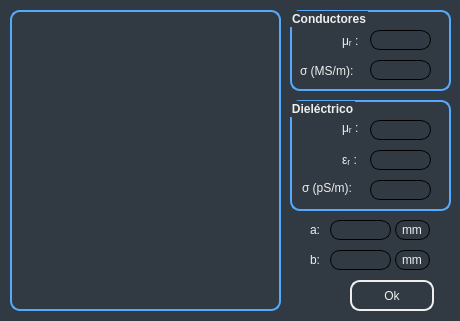
<?xml version="1.0" encoding="UTF-8"?>
<ui version="4.0">
 <class>Dialog</class>
 <widget class="QDialog" name="Dialog">
  <property name="enabled">
   <bool>true</bool>
  </property>
  <property name="geometry">
   <rect>
    <x>0</x>
    <y>0</y>
    <width>460</width>
    <height>321</height>
   </rect>
  </property>
  <property name="minimumSize">
   <size>
    <width>460</width>
    <height>321</height>
   </size>
  </property>
  <property name="maximumSize">
   <size>
    <width>460</width>
    <height>321</height>
   </size>
  </property>
  <property name="windowTitle">
   <string>Linea coaxial</string>
  </property>
  <property name="windowIcon">
   <iconset>
    <normaloff>minilogo.ico</normaloff>minilogo.ico</iconset>
  </property>
  <property name="windowOpacity">
   <double>1.000000000000000</double>
  </property>
  <property name="styleSheet">
   <string notr="true"> background-color: rgb(49, 58, 67);</string>
  </property>
  <property name="modal">
   <bool>false</bool>
  </property>
  <widget class="QPushButton" name="pbtn">
   <property name="geometry">
    <rect>
     <x>350</x>
     <y>280</y>
     <width>84</width>
     <height>31</height>
    </rect>
   </property>
   <property name="styleSheet">
    <string notr="true">QPushButton {
    border: 2px solid rgb(238, 238, 238);
    border-radius: 10px;
    background-color: transparent;
	color:rgb(238, 238, 238);
	font: 75 10pt &quot;MS Shell Dlg 2&quot;;
}

QPushButton:hover{
	border: 2px solid rgb(85,170,255);
}

QPushButton:pressed {
    background-color: rgb(85,170,255);
	color:black;
}

QPushButton:flat {
    border: none; /* no border for a flat push button */
}

QPushButton:default {
    border-color: navy; /* make the default button prominent */
}</string>
   </property>
   <property name="text">
    <string>Ok</string>
   </property>
   <property name="autoDefault">
    <bool>false</bool>
   </property>
  </widget>
  <widget class="QLabel" name="lbl_imagen">
   <property name="geometry">
    <rect>
     <x>20</x>
     <y>80</y>
     <width>251</width>
     <height>141</height>
    </rect>
   </property>
   <property name="text">
    <string/>
   </property>
   <property name="pixmap">
    <pixmap>lineacoaxial.png</pixmap>
   </property>
   <property name="scaledContents">
    <bool>true</bool>
   </property>
  </widget>
  <widget class="QGroupBox" name="gpbx_conductores">
   <property name="geometry">
    <rect>
     <x>290</x>
     <y>10</y>
     <width>161</width>
     <height>81</height>
    </rect>
   </property>
   <property name="styleSheet">
    <string notr="true">QGroupBox {
    background-color: rgb(49, 58, 67);
    border: 2px solid;
	border-color:rgb(85,170,255);
    border-radius: 10px;
    margin-top: 1ex; /* leave space at the top for the title */
	font-size: 12px;
    font-weight: bold;
}
QGroupBox::title {
color:rgb(238, 238, 238);
font: 75 12pt &quot;MS Shell Dlg 2&quot;;
}</string>
   </property>
   <property name="title">
    <string>Conductores</string>
   </property>
   <widget class="QLabel" name="lbl_urc">
    <property name="geometry">
     <rect>
      <x>52</x>
      <y>20</y>
      <width>31</width>
      <height>21</height>
     </rect>
    </property>
    <property name="toolTip">
     <string>&lt;html&gt;&lt;head/&gt;&lt;body&gt;&lt;p&gt;Permeabilidad magnética relativa de los conductores.&lt;/p&gt;&lt;/body&gt;&lt;/html&gt;</string>
    </property>
    <property name="styleSheet">
     <string notr="true">QLabel{
color:rgb(238, 238, 238);
font: 75 10pt &quot;MS Shell Dlg 2&quot;;
}
QToolTip{ 
background-color: rgb(79, 93, 108); 
color: rgb(238, 238, 238); 
border: black solid 2px;
}</string>
    </property>
    <property name="text">
     <string>μᵣ :</string>
    </property>
   </widget>
   <widget class="QLabel" name="lbl_Dc">
    <property name="geometry">
     <rect>
      <x>10</x>
      <y>50</y>
      <width>81</width>
      <height>21</height>
     </rect>
    </property>
    <property name="toolTip">
     <string>&lt;html&gt;&lt;head/&gt;&lt;body&gt;&lt;p&gt;Conductividad de los conductores.&lt;/p&gt;&lt;/body&gt;&lt;/html&gt;</string>
    </property>
    <property name="styleSheet">
     <string notr="true">QLabel{
color:rgb(238, 238, 238);
font: 75 10pt &quot;MS Shell Dlg 2&quot;;
}
QToolTip{ 
background-color: rgb(79, 93, 108); 
color: rgb(238, 238, 238); 
border: black solid 2px;
}</string>
    </property>
    <property name="text">
     <string>σ (MS/m):</string>
    </property>
   </widget>
   <widget class="QLineEdit" name="linedit_urc">
    <property name="geometry">
     <rect>
      <x>80</x>
      <y>20</y>
      <width>61</width>
      <height>20</height>
     </rect>
    </property>
    <property name="styleSheet">
     <string notr="true">QLineEdit{
border:1px solid rgb(0, 0, 0);
border-radius: 10px;
color:rgb(238, 238, 238);
font: 75 10pt &quot;MS Shell Dlg 2&quot;;
padding-left: 5px;
padding-right: 5px;
background-color: rgb(49, 58, 67);
}
QLineEdit:hover{
border: 1px solid rgb(85,170,255);
background-color:rgb(79, 93, 108);
}
QLineEdit:focus{
border: 1px solid rgb(85,170,255);
background-color:rgb(79, 93, 108);
}</string>
    </property>
   </widget>
   <widget class="QLineEdit" name="linedit_Dc">
    <property name="geometry">
     <rect>
      <x>80</x>
      <y>50</y>
      <width>61</width>
      <height>20</height>
     </rect>
    </property>
    <property name="styleSheet">
     <string notr="true">QLineEdit{
border:1px solid rgb(0, 0, 0);
border-radius: 10px;
color:rgb(238, 238, 238);
font: 75 10pt &quot;MS Shell Dlg 2&quot;;
padding-left: 5px;
padding-right: 5px;
background-color: rgb(49, 58, 67);
}
QLineEdit:hover{
border: 1px solid rgb(85,170,255);
background-color:rgb(79, 93, 108);
}
QLineEdit:focus{
border: 1px solid rgb(85,170,255);
background-color:rgb(79, 93, 108);
}</string>
    </property>
   </widget>
  </widget>
  <widget class="QGroupBox" name="gpbx_dielectrico">
   <property name="geometry">
    <rect>
     <x>290</x>
     <y>100</y>
     <width>161</width>
     <height>111</height>
    </rect>
   </property>
   <property name="styleSheet">
    <string notr="true">QGroupBox {
    background-color: rgb(49, 58, 67);
    border: 2px solid;
	border-color:rgb(85,170,255);
    border-radius: 10px;
    margin-top: 1ex; /* leave space at the top for the title */
	font-size: 12px;
    font-weight: bold;
}
QGroupBox::title {
color:rgb(238, 238, 238);
font: 75 12pt &quot;MS Shell Dlg 2&quot;;
}</string>
   </property>
   <property name="title">
    <string>Dieléctrico</string>
   </property>
   <widget class="QLabel" name="lbl_Dd">
    <property name="geometry">
     <rect>
      <x>12</x>
      <y>80</y>
      <width>61</width>
      <height>16</height>
     </rect>
    </property>
    <property name="toolTip">
     <string>&lt;html&gt;&lt;head/&gt;&lt;body&gt;&lt;p&gt;Conductividad del dieléctrico.&lt;/p&gt;&lt;/body&gt;&lt;/html&gt;</string>
    </property>
    <property name="styleSheet">
     <string notr="true">QLabel{
color:rgb(238, 238, 238);
font: 75 10pt &quot;MS Shell Dlg 2&quot;;
}
QToolTip{ 
background-color: rgb(79, 93, 108); 
color: rgb(238, 238, 238); 
border: black solid 2px;
}</string>
    </property>
    <property name="text">
     <string>σ (pS/m):</string>
    </property>
   </widget>
   <widget class="QLabel" name="lbl_urd">
    <property name="geometry">
     <rect>
      <x>52</x>
      <y>20</y>
      <width>31</width>
      <height>16</height>
     </rect>
    </property>
    <property name="toolTip">
     <string>&lt;html&gt;&lt;head/&gt;&lt;body&gt;&lt;p&gt;Permeabilidad magnética relativa del dieléctrico.&lt;/p&gt;&lt;/body&gt;&lt;/html&gt;</string>
    </property>
    <property name="styleSheet">
     <string notr="true">QLabel{
color:rgb(238, 238, 238);
font: 75 10pt &quot;MS Shell Dlg 2&quot;;
}
QToolTip{ 
background-color: rgb(79, 93, 108); 
color: rgb(238, 238, 238); 
border: black solid 2px;
}</string>
    </property>
    <property name="text">
     <string>μᵣ :</string>
    </property>
   </widget>
   <widget class="QLabel" name="lbl_erd">
    <property name="geometry">
     <rect>
      <x>52</x>
      <y>50</y>
      <width>21</width>
      <height>20</height>
     </rect>
    </property>
    <property name="toolTip">
     <string>&lt;html&gt;&lt;head/&gt;&lt;body&gt;&lt;p&gt;Permitividad eléctrica relativa del dieléctrico.&lt;/p&gt;&lt;/body&gt;&lt;/html&gt;</string>
    </property>
    <property name="styleSheet">
     <string notr="true">QLabel{
color:rgb(238, 238, 238);
font: 75 10pt &quot;MS Shell Dlg 2&quot;;
}
QToolTip{ 
background-color: rgb(79, 93, 108); 
color: rgb(238, 238, 238); 
border: black solid 2px;
}</string>
    </property>
    <property name="text">
     <string>εᵣ :</string>
    </property>
   </widget>
   <widget class="QLineEdit" name="linedit_urd">
    <property name="geometry">
     <rect>
      <x>80</x>
      <y>20</y>
      <width>61</width>
      <height>20</height>
     </rect>
    </property>
    <property name="styleSheet">
     <string notr="true">QLineEdit{
border:1px solid rgb(0, 0, 0);
border-radius: 10px;
color:rgb(238, 238, 238);
font: 75 10pt &quot;MS Shell Dlg 2&quot;;
padding-left: 5px;
padding-right: 5px;
background-color: rgb(49, 58, 67);
}
QLineEdit:hover{
border: 1px solid rgb(85,170,255);
background-color:rgb(79, 93, 108);
}
QLineEdit:focus{
border: 1px solid rgb(85,170,255);
background-color:rgb(79, 93, 108);
}</string>
    </property>
   </widget>
   <widget class="QLineEdit" name="linedit_erd">
    <property name="geometry">
     <rect>
      <x>80</x>
      <y>50</y>
      <width>61</width>
      <height>20</height>
     </rect>
    </property>
    <property name="styleSheet">
     <string notr="true">QLineEdit{
border:1px solid rgb(0, 0, 0);
border-radius: 10px;
color:rgb(238, 238, 238);
font: 75 10pt &quot;MS Shell Dlg 2&quot;;
padding-left: 5px;
padding-right: 5px;
background-color: rgb(49, 58, 67);
}
QLineEdit:hover{
border: 1px solid rgb(85,170,255);
background-color:rgb(79, 93, 108);
}
QLineEdit:focus{
border: 1px solid rgb(85,170,255);
background-color:rgb(79, 93, 108);
}</string>
    </property>
   </widget>
   <widget class="QLineEdit" name="linedit_Dd">
    <property name="geometry">
     <rect>
      <x>80</x>
      <y>80</y>
      <width>61</width>
      <height>20</height>
     </rect>
    </property>
    <property name="styleSheet">
     <string notr="true">QLineEdit{
border:1px solid rgb(0, 0, 0);
border-radius: 10px;
color:rgb(238, 238, 238);
font: 75 10pt &quot;MS Shell Dlg 2&quot;;
padding-left: 5px;
padding-right: 5px;
background-color: rgb(49, 58, 67);
}
QLineEdit:hover{
border: 1px solid rgb(85,170,255);
background-color:rgb(79, 93, 108);
}
QLineEdit:focus{
border: 1px solid rgb(85,170,255);
background-color:rgb(79, 93, 108);
}</string>
    </property>
   </widget>
  </widget>
  <widget class="QGroupBox" name="groupBox">
   <property name="geometry">
    <rect>
     <x>10</x>
     <y>10</y>
     <width>271</width>
     <height>301</height>
    </rect>
   </property>
   <property name="styleSheet">
    <string notr="true">QGroupBox {
    background-color: transparent;
    border: 2px solid;
	border-color:rgb(85,170,255);
    border-radius: 10px;
    margin-top: 1ex; /* leave space at the top for the title */
	font-size: 12px;
    font-weight: bold;
}
QGroupBox::title {
color:rgb(238, 238, 238);
font: 75 12pt &quot;MS Shell Dlg 2&quot;;
}</string>
   </property>
   <property name="title">
    <string/>
   </property>
  </widget>
  <widget class="QLineEdit" name="linedit_dim2">
   <property name="geometry">
    <rect>
     <x>330</x>
     <y>250</y>
     <width>61</width>
     <height>20</height>
    </rect>
   </property>
   <property name="focusPolicy">
    <enum>Qt::ClickFocus</enum>
   </property>
   <property name="styleSheet">
    <string notr="true">QLineEdit{
border:1px solid rgb(0, 0, 0);
border-radius: 10px;
color:rgb(238, 238, 238);
font: 75 10pt &quot;MS Shell Dlg 2&quot;;
padding-left: 5px;
padding-right: 5px;
background-color: rgb(49, 58, 67);
}
QLineEdit:hover{
border: 1px solid rgb(85,170,255);
background-color:rgb(79, 93, 108);
}
QLineEdit:focus{
border: 1px solid rgb(85,170,255);
background-color:rgb(79, 93, 108);
}
</string>
   </property>
  </widget>
  <widget class="QLineEdit" name="linedit_dim1">
   <property name="geometry">
    <rect>
     <x>330</x>
     <y>220</y>
     <width>61</width>
     <height>20</height>
    </rect>
   </property>
   <property name="focusPolicy">
    <enum>Qt::ClickFocus</enum>
   </property>
   <property name="styleSheet">
    <string notr="true">QLineEdit{
border:1px solid rgb(0, 0, 0);
border-radius: 10px;
color:rgb(238, 238, 238);
font: 75 10pt &quot;MS Shell Dlg 2&quot;;
padding-left: 5px;
padding-right: 5px;
background-color: rgb(49, 58, 67);
}
QLineEdit:hover{
border: 1px solid rgb(85,170,255);
background-color:rgb(79, 93, 108);
}
QLineEdit:focus{
border: 1px solid rgb(85,170,255);
background-color:rgb(79, 93, 108);
}
</string>
   </property>
  </widget>
  <widget class="QLabel" name="lbl_dim1">
   <property name="geometry">
    <rect>
     <x>310</x>
     <y>220</y>
     <width>16</width>
     <height>20</height>
    </rect>
   </property>
   <property name="toolTip">
    <string>&lt;html&gt;&lt;head/&gt;&lt;body&gt;&lt;p&gt;Radio del conductor interno.&lt;/p&gt;&lt;/body&gt;&lt;/html&gt;</string>
   </property>
   <property name="styleSheet">
    <string notr="true">QLabel{
color:rgb(238, 238, 238);
font: 75 10pt &quot;MS Shell Dlg 2&quot;;
}
QToolTip{ 
background-color: rgb(79, 93, 108); 
color: rgb(238, 238, 238); 
border: black solid 2px;
}</string>
   </property>
   <property name="text">
    <string>a:</string>
   </property>
  </widget>
  <widget class="QComboBox" name="cbx_dim1">
   <property name="geometry">
    <rect>
     <x>395</x>
     <y>220</y>
     <width>35</width>
     <height>20</height>
    </rect>
   </property>
   <property name="sizePolicy">
    <sizepolicy hsizetype="Preferred" vsizetype="Preferred">
     <horstretch>0</horstretch>
     <verstretch>0</verstretch>
    </sizepolicy>
   </property>
   <property name="minimumSize">
    <size>
     <width>30</width>
     <height>0</height>
    </size>
   </property>
   <property name="maximumSize">
    <size>
     <width>81</width>
     <height>20</height>
    </size>
   </property>
   <property name="styleSheet">
    <string notr="true">QComboBox {
    border:1px solid rgb(0, 0, 0);
   	border-radius: 10px;
	color:rgb(238, 238, 238);
	font: 75 10pt &quot;MS Shell Dlg 2&quot;;
	background-color: rgb(49, 58, 67);
    padding-left: 6px;
}

QComboBox:hover{
	border: 1px solid rgb(85,170,255);
}

QComboBox:focus{
	border: 1px solid rgb(85,170,255);
}

QComboBox::drop-down {    
    border-left-width: 0px;
    border-left-color: black;
    border-left-style: solid; 
	width:0px;
}

QComboBox QAbstractItemView {
    selection-background-color: rgb(85,170,255);
	selection-color: black;
	color: rgb(238, 238, 238);
	background-color: rgb(79, 93, 108);
}</string>
   </property>
   <property name="currentText">
    <string>mm</string>
   </property>
   <property name="currentIndex">
    <number>2</number>
   </property>
   <property name="iconSize">
    <size>
     <width>0</width>
     <height>0</height>
    </size>
   </property>
   <item>
    <property name="text">
     <string>in</string>
    </property>
   </item>
   <item>
    <property name="text">
     <string>cm</string>
    </property>
   </item>
   <item>
    <property name="text">
     <string>mm</string>
    </property>
   </item>
  </widget>
  <widget class="QLabel" name="lbl_dim2">
   <property name="geometry">
    <rect>
     <x>310</x>
     <y>250</y>
     <width>16</width>
     <height>20</height>
    </rect>
   </property>
   <property name="toolTip">
    <string>&lt;html&gt;&lt;head/&gt;&lt;body&gt;&lt;p&gt;Radio del conductor externo.&lt;/p&gt;&lt;/body&gt;&lt;/html&gt;</string>
   </property>
   <property name="styleSheet">
    <string notr="true">QLabel{
color:rgb(238, 238, 238);
font: 75 10pt &quot;MS Shell Dlg 2&quot;;
}
QToolTip{ 
background-color: rgb(79, 93, 108); 
color: rgb(238, 238, 238); 
border: black solid 2px;
}</string>
   </property>
   <property name="text">
    <string>b:</string>
   </property>
  </widget>
  <widget class="QComboBox" name="cbx_dim2">
   <property name="geometry">
    <rect>
     <x>395</x>
     <y>250</y>
     <width>35</width>
     <height>20</height>
    </rect>
   </property>
   <property name="sizePolicy">
    <sizepolicy hsizetype="Preferred" vsizetype="Preferred">
     <horstretch>0</horstretch>
     <verstretch>0</verstretch>
    </sizepolicy>
   </property>
   <property name="minimumSize">
    <size>
     <width>30</width>
     <height>0</height>
    </size>
   </property>
   <property name="maximumSize">
    <size>
     <width>81</width>
     <height>20</height>
    </size>
   </property>
   <property name="styleSheet">
    <string notr="true">QComboBox {
    border:1px solid rgb(0, 0, 0);
   	border-radius: 10px;
	color:rgb(238, 238, 238);
	font: 75 10pt &quot;MS Shell Dlg 2&quot;;
	background-color: rgb(49, 58, 67);
    padding-left: 6px;
}

QComboBox:hover{
	border: 1px solid rgb(85,170,255);
}

QComboBox:focus{
	border: 1px solid rgb(85,170,255);
}

QComboBox::drop-down {    
    border-left-width: 0px;
    border-left-color: black;
    border-left-style: solid; 
	width:0px;
}

QComboBox QAbstractItemView {
    selection-background-color: rgb(85,170,255);
	selection-color: black;
	color: rgb(238, 238, 238);
	background-color: rgb(79, 93, 108);
}</string>
   </property>
   <property name="currentText">
    <string>mm</string>
   </property>
   <property name="currentIndex">
    <number>2</number>
   </property>
   <property name="iconSize">
    <size>
     <width>0</width>
     <height>0</height>
    </size>
   </property>
   <item>
    <property name="text">
     <string>in</string>
    </property>
   </item>
   <item>
    <property name="text">
     <string>cm</string>
    </property>
   </item>
   <item>
    <property name="text">
     <string>mm</string>
    </property>
   </item>
  </widget>
  <zorder>groupBox</zorder>
  <zorder>pbtn</zorder>
  <zorder>lbl_imagen</zorder>
  <zorder>gpbx_conductores</zorder>
  <zorder>gpbx_dielectrico</zorder>
  <zorder>linedit_dim2</zorder>
  <zorder>linedit_dim1</zorder>
  <zorder>lbl_dim1</zorder>
  <zorder>cbx_dim1</zorder>
  <zorder>lbl_dim2</zorder>
  <zorder>cbx_dim2</zorder>
 </widget>
 <resources/>
 <connections/>
</ui>
